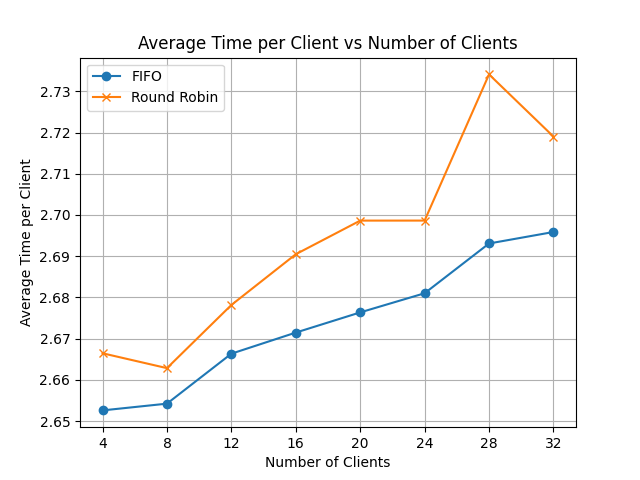

The Python source for this figure:
import numpy as np
import matplotlib.pyplot as plt

def read_times(filename):
    data = {}
    with open(filename, 'r') as file:
        for line in file:
            p, time = line.split()
            p = int(p)
            time = float(time)

            if p not in data:
                data[p] = []
            data[p].append(time)

    p_values = []
    average_times = []
    for p, times in sorted(data.items()):
        p_values.append(p)
        average_times.append(np.mean(times))
        
    return p_values, average_times

p_fifo, avg_time_fifo = read_times('time-fifo.txt')
p_rr, avg_time_rr = read_times('time-rr.txt')

plt.plot(p_fifo, avg_time_fifo, marker='o', label='FIFO')
plt.plot(p_rr, avg_time_rr, marker='x', label='Round Robin')

plt.title('Average Time per Client vs Number of Clients')
plt.xlabel('Number of Clients')
plt.ylabel('Average Time per Client')
plt.xticks(sorted(set(p_fifo).union(p_rr))) 
plt.grid()
plt.legend()
plt.savefig("plot.png")
